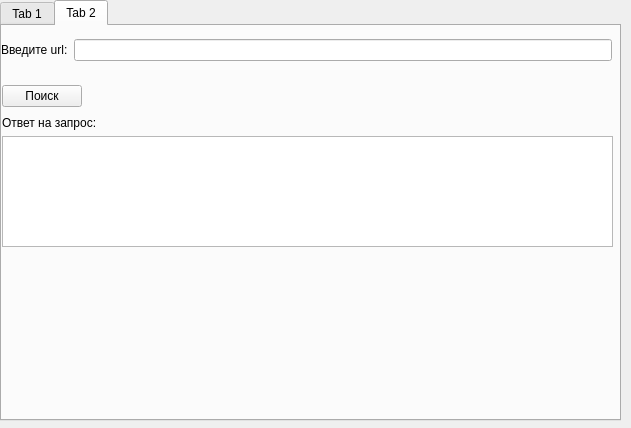
<?xml version="1.0" encoding="UTF-8"?>
<ui version="4.0">
 <class>MainWindow</class>
 <widget class="QMainWindow" name="MainWindow">
  <property name="geometry">
   <rect>
    <x>0</x>
    <y>0</y>
    <width>631</width>
    <height>428</height>
   </rect>
  </property>
  <property name="windowTitle">
   <string>MainWindow</string>
  </property>
  <widget class="QWidget" name="centralwidget">
   <widget class="QTabWidget" name="tabWidget">
    <property name="geometry">
     <rect>
      <x>0</x>
      <y>0</y>
      <width>621</width>
      <height>421</height>
     </rect>
    </property>
    <property name="toolTip">
     <string>&lt;html&gt;&lt;head/&gt;&lt;body&gt;&lt;p&gt;&lt;br/&gt;&lt;/p&gt;&lt;/body&gt;&lt;/html&gt;</string>
    </property>
    <property name="autoFillBackground">
     <bool>true</bool>
    </property>
    <property name="currentIndex">
     <number>1</number>
    </property>
    <widget class="QWidget" name="tab_1">
     <attribute name="title">
      <string>Tab 1</string>
     </attribute>
     <widget class="QWidget" name="verticalLayoutWidget">
      <property name="geometry">
       <rect>
        <x>10</x>
        <y>90</y>
        <width>481</width>
        <height>191</height>
       </rect>
      </property>
      <layout class="QVBoxLayout" name="verticalLayout_2">
       <property name="spacing">
        <number>0</number>
       </property>
       <property name="leftMargin">
        <number>5</number>
       </property>
       <item>
        <widget class="QLabel" name="label_2">
         <property name="text">
          <string>Текст из файла: </string>
         </property>
        </widget>
       </item>
       <item>
        <widget class="QTextBrowser" name="FileTextBrowser"/>
       </item>
       <item>
        <layout class="QHBoxLayout" name="horizontalLayout_3">
         <item>
          <widget class="QPushButton" name="LoadButton">
           <property name="text">
            <string>Загрузить</string>
           </property>
          </widget>
         </item>
         <item>
          <widget class="QPushButton" name="EraseButton">
           <property name="text">
            <string>Очистить</string>
           </property>
          </widget>
         </item>
        </layout>
       </item>
      </layout>
     </widget>
     <widget class="QWidget" name="verticalLayoutWidget_2">
      <property name="geometry">
       <rect>
        <x>10</x>
        <y>0</y>
        <width>475</width>
        <height>81</height>
       </rect>
      </property>
      <layout class="QVBoxLayout" name="verticalLayout">
       <property name="spacing">
        <number>0</number>
       </property>
       <property name="leftMargin">
        <number>5</number>
       </property>
       <item>
        <layout class="QHBoxLayout" name="horizontalLayout_2">
         <item>
          <layout class="QHBoxLayout" name="horizontalLayout">
           <property name="spacing">
            <number>0</number>
           </property>
           <item>
            <widget class="QLabel" name="label">
             <property name="text">
              <string>Введите текст: </string>
             </property>
            </widget>
           </item>
           <item>
            <widget class="QLineEdit" name="TextLineEdit"/>
           </item>
          </layout>
         </item>
         <item>
          <widget class="QPushButton" name="MessageButton">
           <property name="text">
            <string>Показать</string>
           </property>
          </widget>
         </item>
         <item>
          <widget class="QPushButton" name="SaveButton">
           <property name="text">
            <string>Сохранить</string>
           </property>
          </widget>
         </item>
        </layout>
       </item>
      </layout>
     </widget>
    </widget>
    <widget class="QWidget" name="tab_3">
     <attribute name="title">
      <string>Tab 2</string>
     </attribute>
     <widget class="QWidget" name="verticalLayoutWidget_3">
      <property name="geometry">
       <rect>
        <x>-1</x>
        <y>-1</y>
        <width>611</width>
        <height>51</height>
       </rect>
      </property>
      <layout class="QVBoxLayout" name="verticalLayout_3">
       <item>
        <layout class="QHBoxLayout" name="horizontalLayout_5">
         <item>
          <widget class="QLabel" name="label_3">
           <property name="text">
            <string>Введите url:</string>
           </property>
          </widget>
         </item>
         <item>
          <widget class="QLineEdit" name="NetworkLineEdit"/>
         </item>
        </layout>
       </item>
      </layout>
     </widget>
     <widget class="QWidget" name="verticalLayoutWidget_4">
      <property name="geometry">
       <rect>
        <x>0</x>
        <y>50</y>
        <width>611</width>
        <height>41</height>
       </rect>
      </property>
      <layout class="QVBoxLayout" name="verticalLayout_4">
       <item>
        <layout class="QHBoxLayout" name="horizontalLayout_6">
         <item alignment="Qt::AlignmentFlag::AlignLeft">
          <widget class="QPushButton" name="RequestButton">
           <property name="text">
            <string>Поиск</string>
           </property>
          </widget>
         </item>
        </layout>
       </item>
      </layout>
     </widget>
     <widget class="QWidget" name="verticalLayoutWidget_5">
      <property name="geometry">
       <rect>
        <x>0</x>
        <y>90</y>
        <width>611</width>
        <height>131</height>
       </rect>
      </property>
      <layout class="QVBoxLayout" name="verticalLayout_5">
       <item alignment="Qt::AlignmentFlag::AlignTop">
        <widget class="QLabel" name="label_4">
         <property name="text">
          <string>Ответ на запрос:</string>
         </property>
        </widget>
       </item>
       <item>
        <widget class="QTextBrowser" name="NetworkTextBrowser"/>
       </item>
      </layout>
     </widget>
    </widget>
   </widget>
  </widget>
 </widget>
 <resources/>
 <connections/>
</ui>
